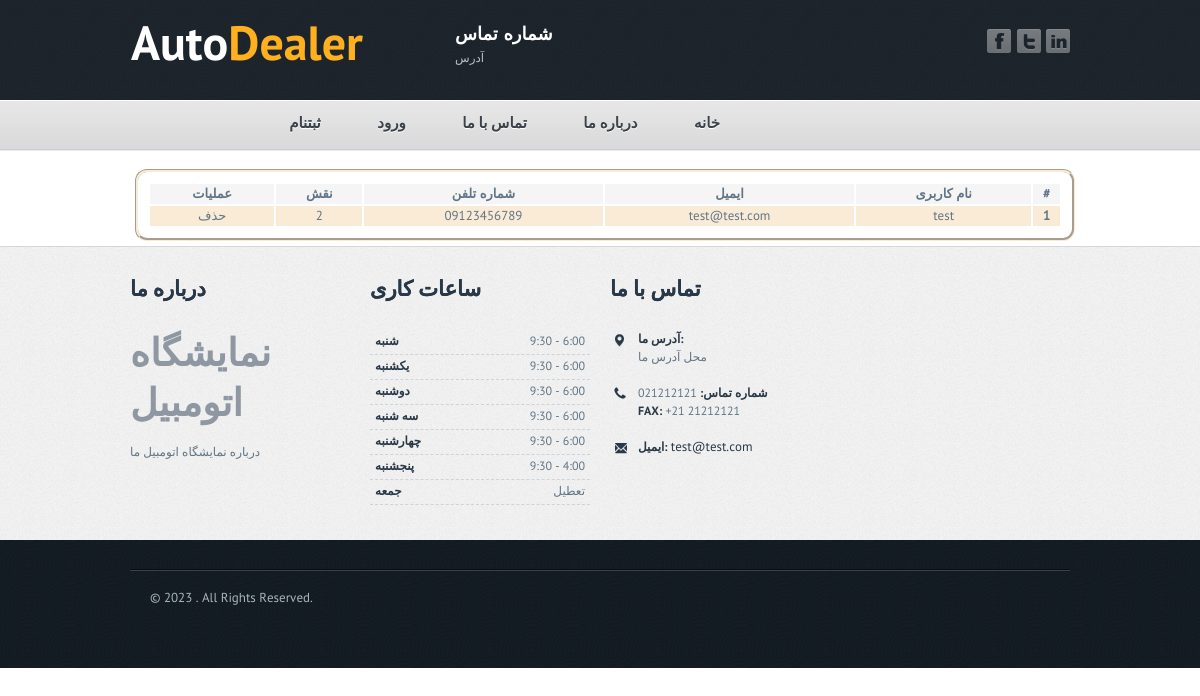
/admin/listuser.php, run on the app's committed database.
### tables this page shows
CREATE TABLE `users` (
  `id` int(11) NOT NULL,
  `username` varchar(255) NOT NULL,
  `pass` varchar(255) NOT NULL,
  `email` varchar(255) NOT NULL,
  `phone` varchar(255) NOT NULL,
  `roll` tinyint(4) NOT NULL DEFAULT 2
);

### admin/listuser.php (the view, shortened to what this page needs)
<!DOCTYPE html>
<head>
	<link rel="stylesheet" type="text/css" href="../css/style.css" />
	<link rel="stylesheet" type="text/css" href="css/jquery.fancybox-1.3.4.css" media="screen" />
</head>
<body class="page">
	<?php include 'header.php' ?>
<?php
	include '../db.php';
	$select=$conn->prepare("SELECT * FROM `users`");
	$select ->execute();
	$users=$select->fetchAll(PDO::FETCH_ASSOC);
?>
		<div id="content">
			<div class="content">
            <table class="table" style="    width: 100%;direction: rtl;border-radius: 12px;border: burlywood;margin: 5px;border: groove;border-color: antiquewhite;padding: 10px;">
  <thead>
    <tr style="background-color: whitesmoke;text-align: center;">
      <th scope="col">#</th>
      <th scope="col">نام کاربری</th>
      <th scope="col">ایمیل </th>
      <th scope="col">شماره تلفن</th>
      <th scope="col">نقش</th>
      <th scope="col">عملیات</th>
    </tr>
  </thead>
  <?php
  foreach($users as $users):?>
  <tbody style="background-color: antiquewhite;text-align: center;">
    <tr>
      <th scope="row"><?= $users['id'] ?></th>
      <td><?= $users['username'] ?></td>
      <td><?= $users['email'] ?></td>
      <td><?= $users['phone'] ?></td>
      <td><?= $users['roll'] ?></td>
      <td>
          <a href="deleteuser.php?id=<?=$users['id'] ?>" class="btn btn-danger">  حذف  </a>
      </td>
    </tr>
  </tbody>
  <?php endforeach ?>
</table>
				</div>
			</div>
		<?php include '../footer.php' ?>
</body>
</html>

### css/style.css (style rules this page uses)
body,form,img,h1,h2,h3,h4,h5,p,a,div,ul,li { padding:0; margin:0; border:0; }
input,textarea,a { outline:0; }
body { font-family: 'PTSansRegular',Arial,sans-serif; font-size:13px; color:#607586; background:#FFFFFF; overflow-x:hidden; }
a { font-family: 'PTSansRegular',Arial,sans-serif; font-size:13px; color:#607586; text-decoration:none; }
#content { width:100%; background: url(../images/bg_content.jpg) repeat-x 0 0; text-align:left; min-width: 980px; margin: 0 auto; }
.content { width: 940px; margin: 0 auto; padding: 15px 20px 0; }

### data on the page
users: id "1", username "test", email "test@test.com", phone "09123456789", roll "2"
